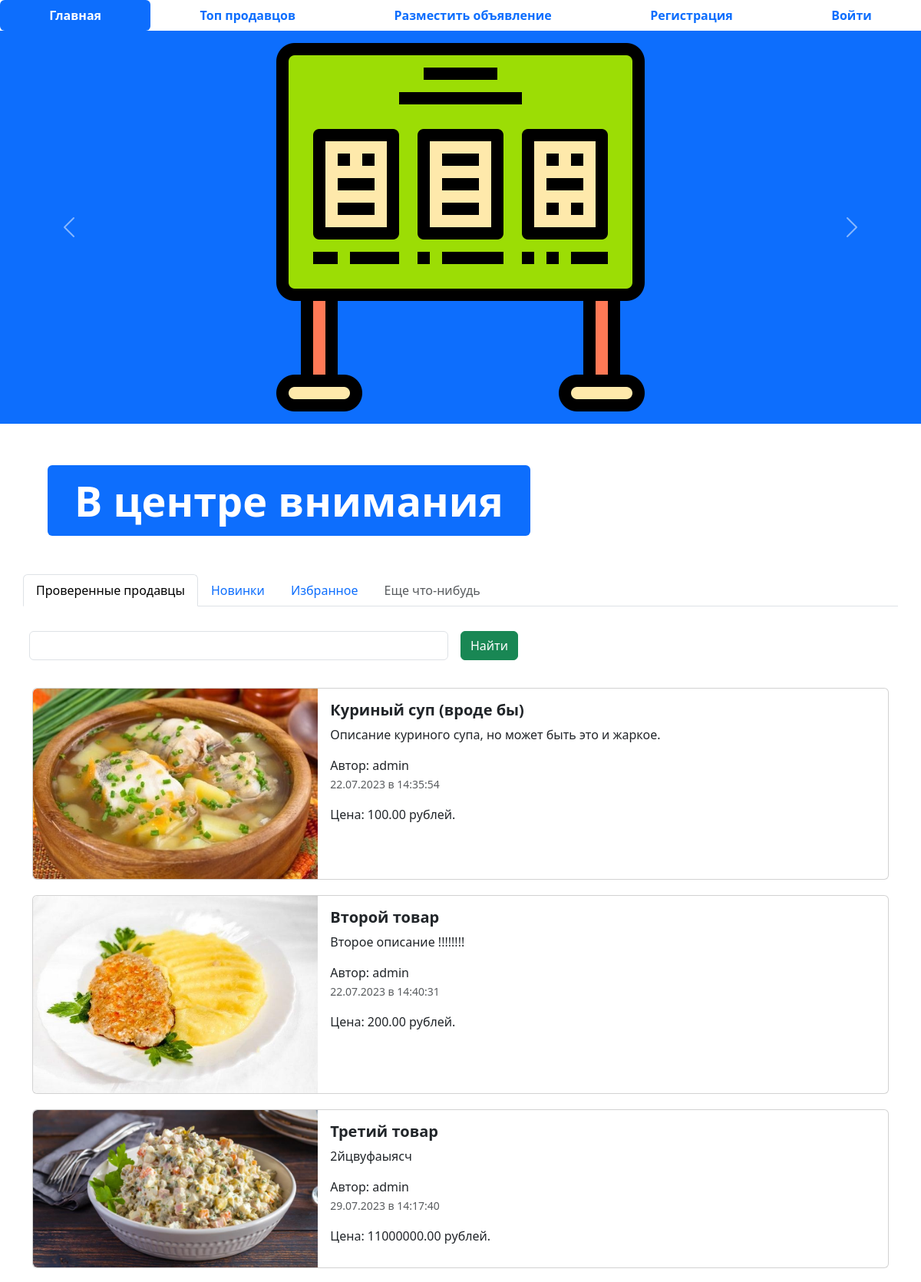
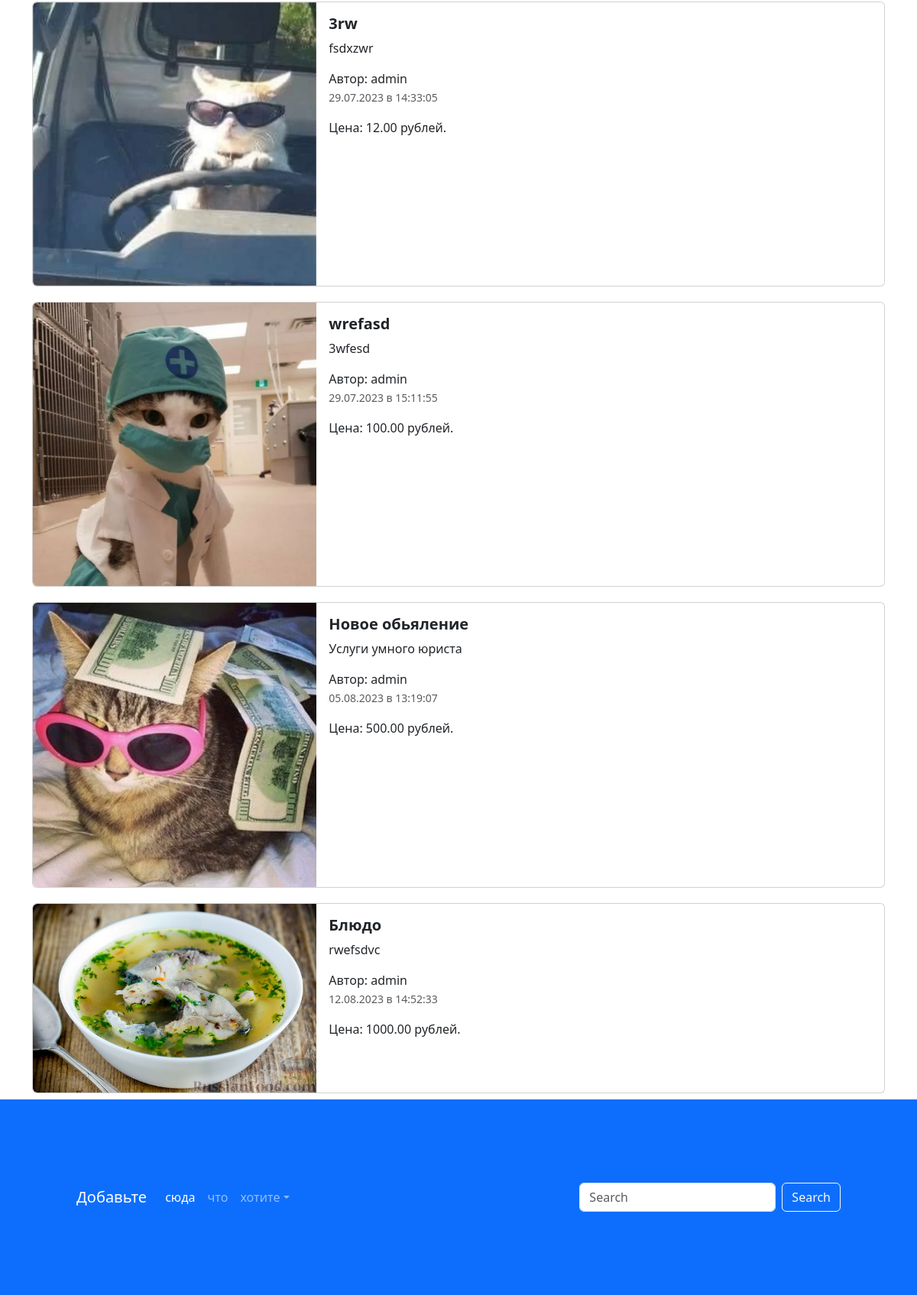
The page / on the database its author committed (2 pictures, top to bottom).
### app_advertisements/models.py (models this page shows, shortened)
class Advertisement(models.Model):
    user = models.ForeignKey(
        User,
        verbose_name='пользователь',
        on_delete=models.CASCADE,
    )
    image = models.ImageField(
        "изображение",
        upload_to='advertisements/'
    )
    title = models.CharField('заголовок', max_length=128)
    description = models.TextField('описание')
    price = models.DecimalField('цена', max_digits=10, decimal_places=2)
    auction = models.BooleanField('торг', help_text='Отметьте, если хотите торговаться')
    created_at = models.DateTimeField(auto_now_add=True)
    updated_at = models.DateTimeField(auto_now=True)
    @admin.display(description='Дата создания')
    def created_date(self):
        from django.utils import timezone
        if self.created_at.date() == timezone.now().date():
            created_date = self.created_at.strftime("%H:%M:%S")
            return format_html(
                '<span style="color:green; font-weight:bold;"> Сегодня в {} </span>',
                created_date
            )
        return self.created_at.strftime("%d.%m.%Y в %H:%M:%S")
    class Meta:
        db_table = 'advertisements'

### app_advertisements/views.py (the view)
# urls.py: path('', index, name='main-page'),
def index(request):
    ads = Advertisement.objects.all()
    context = {'advertisements': ads}
    return render(request, 'app_advertisements/index.html', context)

### templates/app_advertisements/index.html (shortened to what this page needs)
{% extends 'base.html'%}
{% load static %}
{% block content %}
<ul class="nav nav-pills sticky-top bg-white nav-fill">
  <li class="nav-item">
    <a class="nav-link active" aria-current="page" href="/">
      <span style="font-weight: bold;">Главная</span>
    </a>
  </li>
  <li class="nav-item">
    <a class="nav-link" href="{% url 'top-sellers' %}"><span style="font-weight: bold;">Топ продавцов</span>
    </a>
  </li>
  <li class="nav-item">
    <a class="nav-link" href="{% url 'adv-post' %}">
      <span style="font-weight: bold;">Разместить объявление</span>
    </a>
  </li>
  {% if not user.is_autenticated %}
  <li class="nav-item">
    <a class="nav-link" href="{% url 'register' %}">
      <span style="font-weight: bold;">Регистрация</span>
    </a>
  </li>
  <li class="nav-item">
    <a class="nav-link" href="{% url 'login' %}">
      <span style="font-weight: bold;">Войти</span>
    </a>
  </li>
  {% endif %}
</ul>
<div id="carouselExampleControls" class="carousel slide bg-primary" data-bs-ride="carousel">
  <div class="carousel-inner">
    <div class="carousel-item active">
      <img src="{% static 'img/default.png' %}" class="mx-auto d-block w-33" alt="...">
    </div>
  </div>
  <button class="carousel-control-prev" type="button" data-bs-target="#carouselExampleControls" data-bs-slide="prev">
    <span class="carousel-control-prev-icon" aria-hidden="true"></span>
  </button>
  <button class="carousel-control-next" type="button" data-bs-target="#carouselExampleControls" data-bs-slide="next">
    <span class="carousel-control-next-icon" aria-hidden="true"></span>
  </button>
</div>
<div class="container" style="margin: 50px;">
  <div class="display-2">
    <span class="badge bg-primary">В центре внимания</span>
  </div>
</div>
<div class="container">
  <div class="row">
    <ul class="nav nav-tabs bg-white">
      <li class="nav-item">
        <a class="nav-link active" aria-current="page" href="#">Проверенные продавцы</a>
      </li>
      <li class="nav-item">
        <a class="nav-link" href="#">Новинки</a>
      </li>
      <li class="nav-item">
        <a class="nav-link" href="#">Избранное</a>
      </li>
      <li class="nav-item">
        <a class="nav-link disabled" href="#" tabindex="-1" aria-disabled="true">Еще что-нибудь</a>
      </li>
    </ul>
    <form class="row g-3">
      <div class="col-auto w-50">
        <input type="text" class="form-control">
      </div>
      <div class="col-auto">
        <button type="submit" class="btn btn-success mb-3">Найти</button>
      </div>
    </form>
  </div>
  <div class="col">
    {% for adv in advertisements %}
    <div class="card mb-2" style="max-width: 1200px; margin-top: 20px;">
      <div class="row g-0">
        <div class="col-md-4">
          <a href="advertisement.html" class="nav-link">
            <img src="{% if adv.image %}{{ adv.image.url }}{% else %}{% static 'img/default.png' %}{% endif %}" class="img-fluid rounded-start" alt="Card title">
          </a>
        </div>
        <div class="col-md-8">
          <div class="card-body">
            <h5 class="card-title">
              <a href="advertisement.html" class="nav-link"><strong>{{ adv.title }}</strong></a>
            </h5>
            <a href="advertisement.html" class="nav-link">
              <p class="card-text">{{ adv.description }}</p>
              <span>Автор: {{ adv.user }}</span>
              <p class="card-text"><small class="text-muted">{{ adv.created_date }}</small></p>
              <span>Цена: {{ adv.price }} рублей.</span>
            </a>
          </div>
        </div>
      </div>
    </div>
    {% endfor %}
  </div>
</div>
<footer style="padding: 100px;" class="bg-primary">
  <nav class="navbar navbar-expand-sm navbar-dark">
    <a class="navbar-brand" href="#">Добавьте</a>
    <div class="collapse navbar-collapse" id="collapsibleNavId">
      <ul class="navbar-nav me-auto mt-2 mt-lg-0">
        <li class="nav-item">
          <a class="nav-link active" href="#" aria-current="page">сюда</a>
        </li>
        <li class="nav-item">
          <a class="nav-link" href="#">что</a>
        </li>
        <li class="nav-item dropdown">
          <a class="nav-link dropdown-toggle" href="#" id="dropdownId" data-bs-toggle="dropdown" aria-haspopup="true"
             aria-expanded="false">хотите</a>
        </li>
      </ul>
      <form class="d-flex my-2 my-lg-0">
        <input class="form-control me-sm-2" type="text" placeholder="Search">
        <button class="btn btn-outline-light my-2 my-sm-0" type="submit">Search</button>
      </form>
    </div>
  </nav>
</footer>
{% endblock %}

### rows shown on the page
Advertisement: image (picture), title "Куриный суп (вроде бы)", description "Описание куриного супа, но может быть это и жаркое.", user "admin", created_date "22.07.2023 в 14:35:54", price "100.00"
Advertisement: image (picture), title "Второй товар", description "Второе описание !!!!!!!!", user "admin", created_date "22.07.2023 в 14:40:31", price "200.00"
Advertisement: image (picture), title "Третий товар", description "2йцвуфаыясч", user "admin", created_date "29.07.2023 в 14:17:40", price "11000000.00"
Advertisement: image (picture), title "3rw", description "fsdxzwr", user "admin", created_date "29.07.2023 в 14:33:05", price "12.00"
Advertisement: image (picture), title "wrefasd", description "3wfesd", user "admin", created_date "29.07.2023 в 15:11:55", price "100.00"
Advertisement: image (picture), title "Новое обьяление", description "Услуги умного юриста", user "admin", created_date "05.08.2023 в 13:19:07", price "500.00"
Advertisement: image (picture), title "Блюдо", description "rwefsdvc", user "admin", created_date "12.08.2023 в 14:52:33", price "1000.00"
